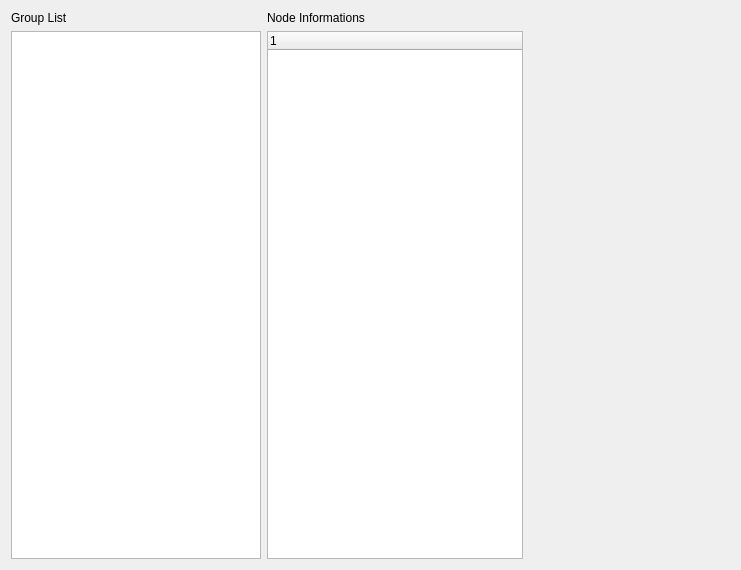
<?xml version="1.0" encoding="UTF-8"?>
<ui version="4.0">
 <class>InfoWidget</class>
 <widget class="QWidget" name="InfoWidget">
  <property name="geometry">
   <rect>
    <x>0</x>
    <y>0</y>
    <width>741</width>
    <height>570</height>
   </rect>
  </property>
  <property name="windowTitle">
   <string>Form</string>
  </property>
  <property name="layoutDirection">
   <enum>Qt::LeftToRight</enum>
  </property>
  <property name="styleSheet">
   <string notr="true"/>
  </property>
  <layout class="QHBoxLayout" name="horizontalLayout_2">
   <item>
    <layout class="QVBoxLayout" name="verticalLayout_3">
     <item>
      <widget class="QLabel" name="label_3">
       <property name="text">
        <string>Group List</string>
       </property>
      </widget>
     </item>
     <item>
      <widget class="QListWidget" name="GroupList">
       <property name="maximumSize">
        <size>
         <width>250</width>
         <height>16777215</height>
        </size>
       </property>
      </widget>
     </item>
    </layout>
   </item>
   <item>
    <layout class="QVBoxLayout" name="verticalLayout_5">
     <item>
      <widget class="QLabel" name="label">
       <property name="text">
        <string>Node Informations</string>
       </property>
      </widget>
     </item>
     <item>
      <widget class="QTreeWidget" name="treeWidget">
       <column>
        <property name="text">
         <string notr="true">1</string>
        </property>
       </column>
      </widget>
     </item>
    </layout>
   </item>
   <item>
    <spacer name="horizontalSpacer">
     <property name="orientation">
      <enum>Qt::Horizontal</enum>
     </property>
     <property name="sizeHint" stdset="0">
      <size>
       <width>40</width>
       <height>20</height>
      </size>
     </property>
    </spacer>
   </item>
  </layout>
 </widget>
 <resources/>
 <connections/>
</ui>
